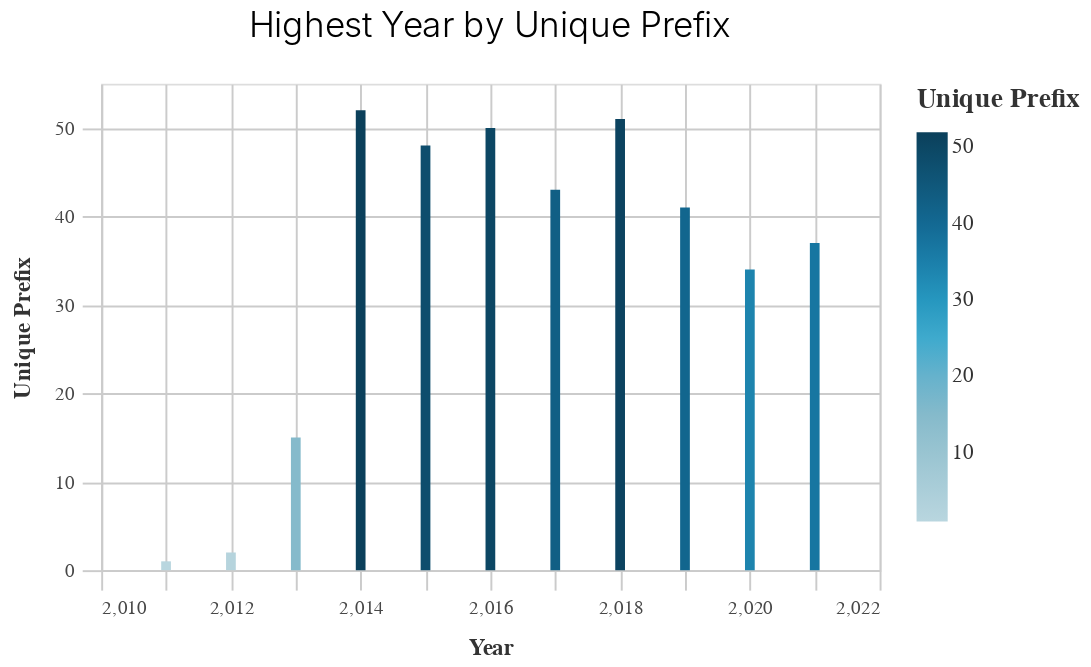

The notebook cell this image was saved under:
### Markdown cell above
## Testing Chart Functions

### Code cell
_dla_utils.basic_bar_chart((df2>>filter(_.dist==4)), "prepared_y","unique_prefix")

### Figure 1 — Vega-Lite specification as saved in the notebook (floating-point values rounded to 4 significant figures)
{"config": {"view": {"continuousWidth": 400, "continuousHeight": 300}, "axis": {"domainColor": "#cbcbcb", "grid": true, "gridColor": "#cbcbcb", "gridWidth": 1, "labelColor": "#474747", "labelFont": "Nunito Sans", "labelFontSize": 10, "labelPadding": 4, "tickColor": "#cbcbcb", "tickSize": 10, "titleColor": "#333", "titleFont": "Raleway", "titleFontSize": 12, "titlePadding": 10}, "axisBand": {"grid": false}, "background": "white", "font": "Raleway", "header": {"labelFont": "Nunito Sans", "titleFont": "Raleway"}, "legend": {"labelColor": "#333", "labelFont": "Nunito Sans", "labelFontSize": 11, "labelLimit": 0, "padding": 1, "symbolSize": 30, "symbolType": "square", "titleColor": "#333", "titleFont": "Raleway", "titleFontSize": 14, "titlePadding": 10}, "title": {"anchor": "middle", "font": "Raleway", "fontSize": 18, "fontWeight": 300, "offset": 20}}, "data": {"name": "data-a3ec6f7b735f4798128c2172af2f0000"}, "mark": "bar", "encoding": {"color": {"field": "unique_prefix", "legend": {"title": "Unique Prefix"}, "scale": {"range": ["#B9D6DF", "#8CBCCB", "#2EA8CE", "#136C97", "#0B405B"]}, "type": "quantitative"}, "x": {"field": "prepared_y", "sort": "-y", "title": "Year", "type": "quantitative"}, "y": {"field": "unique_prefix", "title": "Unique Prefix", "type": "quantitative"}}, "height": 250, "title": "Highest Year by Unique Prefix", "width": 400, "$schema": "https://vega.github.io/schema/vega-lite/v4.17.0.json", "datasets": {"data-a3ec6f7b735f4798128c2172af2f0000": [{"prepared_y": 2021, "dist": 4, "ac_requested_sum": 2534000.0, "fed_requested_sum": 106100000.0, "total_requested_sum": 160300000.0, "ac_requested_mean": 7541.0, "fed_requested_mean": 315800.0, "total_requested_mean": 477000.0, "unique_mpo": 3.0, "unique_prefix": 37.0, "unique_primary_agency_name": 91.0, "unique_project_location": 272.0, "unique_project_no": 277.0, "unique_type_of_work": 253.0}, {"prepared_y": 2020, "dist": 4, "ac_requested_sum": -15200000.0, "fed_requested_sum": 215100000.0, "total_requested_sum": 381600000.0, "ac_requested_mean": -52430.0, "fed_requested_mean": 741600.0, "total_requested_mean": 1316000.0, "unique_mpo": 2.0, "unique_prefix": 34.0, "unique_primary_agency_name": 89.0, "unique_project_location": 237.0, "unique_project_no": 246.0, "unique_type_of_work": 218.0}, {"prepared_y": 2019, "dist": 4, "ac_requested_sum": -70930000.0, "fed_requested_sum": 314900000.0, "total_requested_sum": 319700000.0, "ac_requested_mean": -176900.0, "fed_requested_mean": 785200.0, "total_requested_mean": 797200.0, "unique_mpo": 2.0, "unique_prefix": 41.0, "unique_primary_agency_name": 93.0, "unique_project_location": 322.0, "unique_project_no": 333.0, "unique_type_of_work": 300.0}, {"prepared_y": 2018, "dist": 4, "ac_requested_sum": -19610000.0, "fed_requested_sum": 286200000.0, "total_requested_sum": 374000000.0, "ac_requested_mean": -43200.0, "fed_requested_mean": 630300.0, "total_requested_mean": 823900.0, "unique_mpo": 3.0, "unique_prefix": 51.0, "unique_primary_agency_name": 97.0, "unique_project_location": 344.0, "unique_project_no": 369.0, "unique_type_of_work": 315.0}, {"prepared_y": 2017, "dist": 4, "ac_requested_sum": -12270000.0, "fed_requested_sum": 280100000.0, "total_requested_sum": 333200000.0, "ac_requested_mean": -33340.0, "fed_requested_mean": 761100.0, "total_requested_mean": 905400.0, "unique_mpo": 2.0, "unique_prefix": 43.0, "unique_primary_agency_name": 98.0, "unique_project_location": 293.0, "unique_project_no": 320.0, "unique_type_of_work": 270.0}, {"prepared_y": 2016, "dist": 4, "ac_requested_sum": 59690000.0, "fed_requested_sum": 304800000.0, "total_requested_sum": 502300000.0, "ac_requested_mean": 144200.0, "fed_requested_mean": 736200.0, "total_requested_mean": 1213000.0, "unique_mpo": 3.0, "unique_prefix": 50.0, "unique_primary_agency_name": 113.0, "unique_project_location": 336.0, "unique_project_no": 361.0, "unique_type_of_work": 300.0}, {"prepared_y": 2015, "dist": 4, "ac_requested_sum": 68360000.0, "fed_requested_sum": 240000000.0, "total_requested_sum": 448700000.0, "ac_requested_mean": 152300.0, "fed_requested_mean": 534400.0, "total_requested_mean": 999200.0, "unique_mpo": 2.0, "unique_prefix": 48.0, "unique_primary_agency_name": 109.0, "unique_project_location": 374.0, "unique_project_no": 394.0, "unique_type_of_work": 300.0}, {"prepared_y": 2014, "dist": 4, "ac_requested_sum": -21670000.0, "fed_requested_sum": 178300000.0, "total_requested_sum": 229300000.0, "ac_requested_mean": -44490.0, "fed_requested_mean": 366200.0, "total_requested_mean": 470800.0, "unique_mpo": 1.0, "unique_prefix": 52.0, "unique_primary_agency_name": 108.0, "unique_project_location": 376.0, "unique_project_no": 400.0, "unique_type_of_work": 295.0}, {"prepared_y": 2013, "dist": 4, "ac_requested_sum": 928800.0, "fed_requested_sum": 48610000.0, "total_requested_sum": 57970000.0, "ac_requested_mean": 24440.0, "fed_requested_mean": 1279000.0, "total_requested_mean": 1525000.0, "unique_mpo": 1.0, "unique_prefix": 15.0, "unique_primary_agency_name": 28.0, "unique_project_location": 35.0, "unique_project_no": 38.0, "unique_type_of_work": 38.0}, {"prepared_y": 2012, "dist": 4, "ac_requested_sum": 0.0, "fed_requested_sum": 3652000.0, "total_requested_sum": 10380000.0, "ac_requested_mean": 0.0, "fed_requested_mean": 913000.0, "total_requested_mean": 2594000.0, "unique_mpo": 1.0, "unique_prefix": 2.0, "unique_primary_agency_name": 3.0, "unique_project_location": 4.0, "unique_project_no": 4.0, "unique_type_of_work": 4.0}, {"prepared_y": 2011, "dist": 4, "ac_requested_sum": 0.0, "fed_requested_sum": 0.0, "total_requested_sum": 3173.0, "ac_requested_mean": 0.0, "fed_requested_mean": 0.0, "total_requested_mean": 3173.0, "unique_mpo": 1.0, "unique_prefix": 1.0, "unique_primary_agency_name": 1.0, "unique_project_location": 1.0, "unique_project_no": 1.0, "unique_type_of_work": 1.0}, {"prepared_y": null, "dist": 4, "ac_requested_sum": null, "fed_requested_sum": null, "total_requested_sum": null, "ac_requested_mean": null, "fed_requested_mean": null, "total_requested_mean": null, "unique_mpo": null, "unique_prefix": null, "unique_primary_agency_name": null, "unique_project_location": null, "unique_project_no": null, "unique_type_of_work": null}]}}
